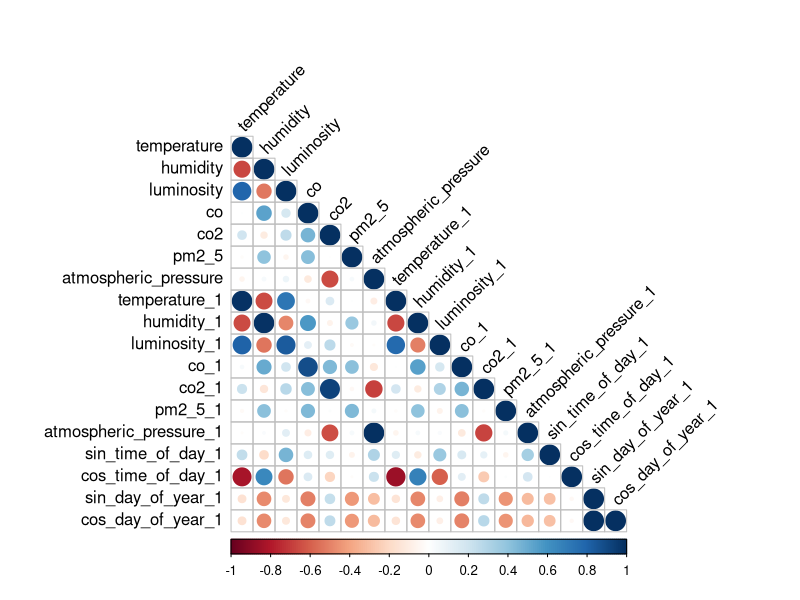
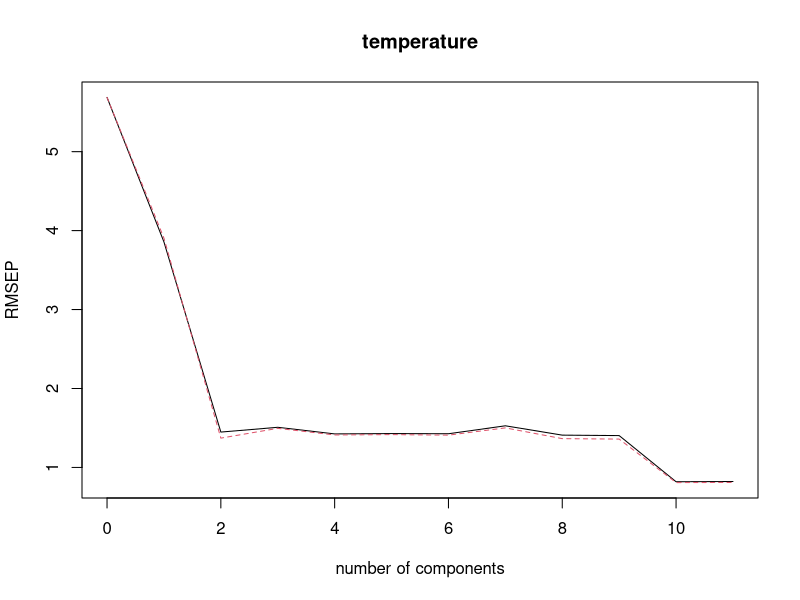
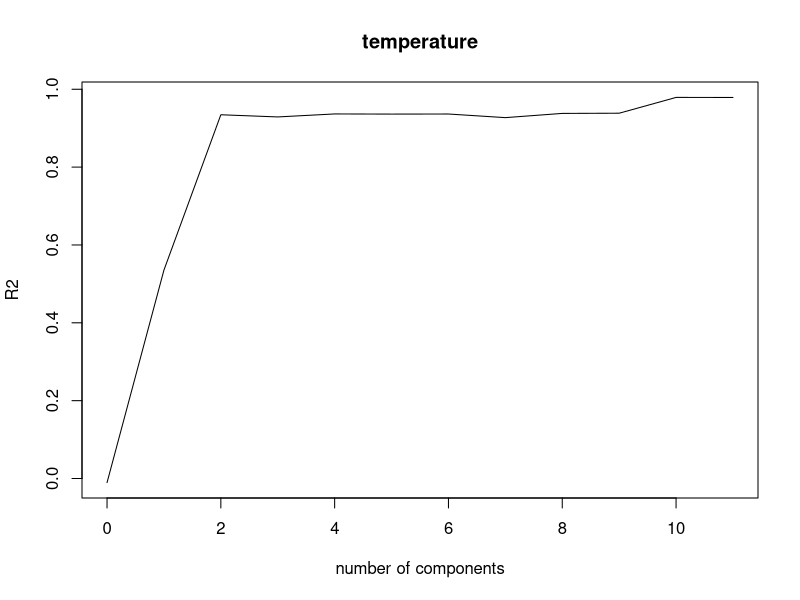
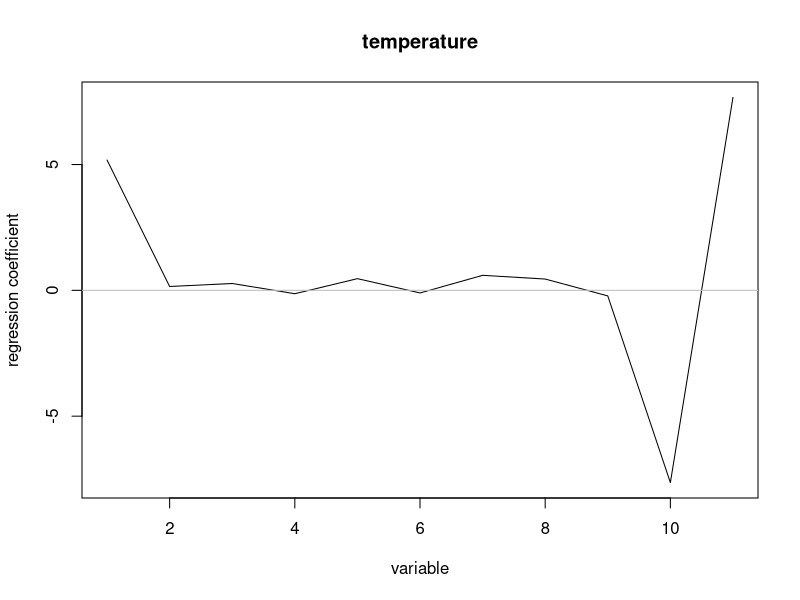
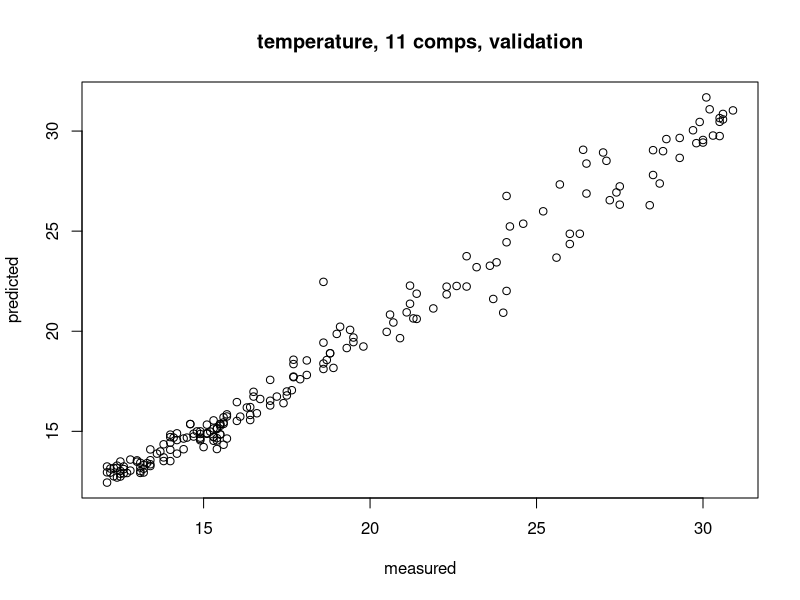
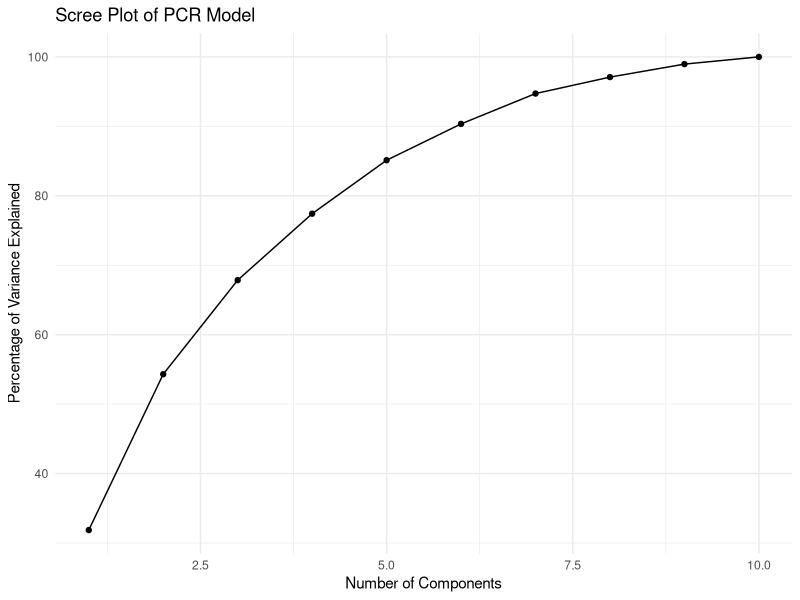
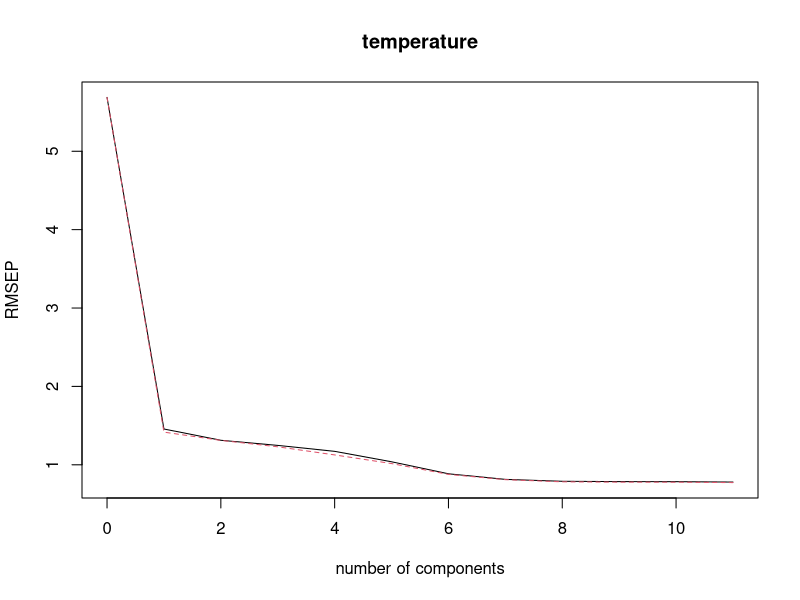
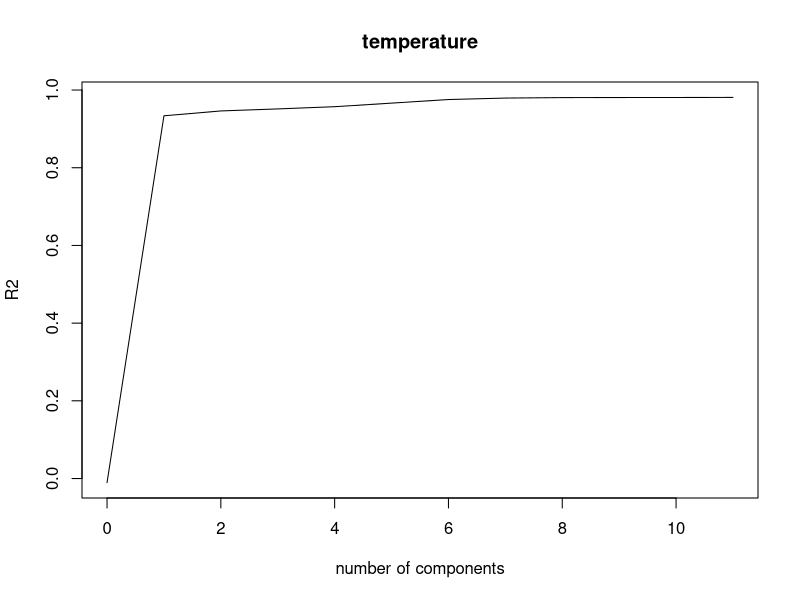

These charts were generated, in order, by the following R code:
setwd('C:\\Users\\user\\Desktop\\IoTFeds\\everweather_Imprv\\everW')
WorkingEnviroment <- setwd('C:\\Users\\user\\Desktop\\IoTFeds\\everweather_Imprv\\everW')
library(readxl)
library(corrplot)
library(leaps)
data <- read_excel("MyData1.xlsx")

summary(data)


# Extract numeric columns
numeric_columns <- sapply(data, is.numeric)
numeric_data <- data[, numeric_columns]
# Calculate the correlation matrix
cor_matrix <- cor(numeric_data)
# Visualize the correlation matrix using corrplot
corrplot(cor_matrix, method = "circle", type = 'lower', tl.col = "black", tl.srt = 45)



library(dplyr)
library(tidyr)
library(pls)

data <- data[, !names(data) %in% c('rain_percentage_2')]
# Splitting the dataframe
#train_set <- data[1:430, ]
#test_set <- data[(430:nrow(data)), ]
#data <- train_set

# Splitting the dataframe
train_set <- data[1:192, ]
test_set <- data[(192:nrow(data)), ]
data <- train_set


data1 <- data[, !names(data) %in% c('humidity', 'luminosity', 'co', 'co2', 'pm2_5', 'atmospheric_pressure')]
data2 <- data[, !names(data) %in% c('temperature', 'luminosity', 'co', 'co2', 'pm2_5', 'atmospheric_pressure')]
data3 <- data[, !names(data) %in% c('humidity', 'temperature', 'co', 'co2', 'pm2_5', 'atmospheric_pressure')]
data4 <- data[, !names(data) %in% c('humidity', 'luminosity', 'co', 'co2', 'pm2_5', 'temperature')]

#View(data2)

#Temperature

#PCR
set.seed(2)
pcr_fit2 = pcr(temperature~., data = data1, scale = TRUE, validation = "CV",segments=5)
validationplot(pcr_fit2, val.type = "RMSEP")
validationplot(pcr_fit2, val.type = 'R2')
#validationplot(pcr_fit2, val.type = 'MSEP')
summary(pcr_fit2)
coefplot(pcr_fit2)
predplot(pcr_fit2)

pcr_rmse <- RMSEP(pcr_fit2)$val
min(pcr_rmse)

# Load necessary library
library(ggplot2)

# Data for Scree Plot
components <- 1:10
variance_explained <- c(31.86,    54.31  ,  67.85  ,  77.42   , 85.12  ,  90.35   , 94.72  ,  97.09 ,   98.96 ,100.00)

# Create a data frame for ggplot
scree_data <- data.frame(Components = components, Variance = variance_explained)

# Generate the Scree Plot
ggplot(scree_data, aes(x = Components, y = Variance)) +
  geom_line() + 
  geom_point() + 
  theme_minimal() + 
  ggtitle("Scree Plot of PCR Model") + 
  xlab("Number of Components") + 
  ylab("Percentage of Variance Explained")

#PLS

set.seed(1)
pls_fit = plsr(temperature~., data = data1, scale = TRUE, validation = "CV",segments=5 )
summary(pls_fit)

validationplot(pls_fit, val.type = "RMSEP")
validationplot(pls_fit, val.type = 'R2')
#validationplot(pls_fit, val.type = 'MSEP')
coefplot(pls_fit)
predplot(pls_fit)
summary(pls_fit)
pls_rmse <- RMSEP(pls_fit)$val
min(pls_rmse)
#print("Minimum RMSE for PLSR:", min(pls_rmse))
# Load necessary library
library(ggplot2)

# Data for Scree Plot
components <- 1:10
variance_explained <- c(26.77   , 47.72 ,   64.74 ,   72.07 ,   76.98   , 84.16,    87.60,    93.57    ,97.98 ,   100.00)

# Create a data frame for ggplot
scree_data <- data.frame(Components = components, Variance = variance_explained)

# Generate the Scree Plot
ggplot(scree_data, aes(x = Components, y = Variance)) +
  geom_line() + 
  geom_point() + 
  theme_minimal() + 
  ggtitle("Scree Plot of PLS Model") + 
  xlab("Number of Components") + 
  ylab("Percentage of Variance Explained")


#Luminosity

#PCR

pcr_fit2 = pcr(luminosity~., data = data3, scale = TRUE, validation = "CV", segments=5)
validationplot(pcr_fit2, val.type = "RMSEP")
validationplot(pcr_fit2, val.type = 'R2')
#validationplot(pcr_fit2, val.type = 'MSEP')
summary(pcr_fit2)
coefplot(pcr_fit2)
predplot(pcr_fit2)
pcr_rmse <- RMSEP(pcr_fit2)$val
min(pcr_rmse)
#print("Minimum RMSE for PCR:", min(pcr_rmse))

# Load necessary library
library(ggplot2)

# Data for Scree Plot
components <- 1:10
variance_explained <- c(31.86   , 54.31   , 67.85  ,  77.42   , 85.12   , 90.35 ,   94.72  ,  97.09  ,  98.96 ,   100.00)

# Create a data frame for ggplot
scree_data <- data.frame(Components = components, Variance = variance_explained)

# Generate the Scree Plot
ggplot(scree_data, aes(x = Components, y = Variance)) +
  geom_line() + 
  geom_point() + 
  theme_minimal() + 
  ggtitle("Scree Plot of PCR Model") + 
  xlab("Number of Components") + 
  ylab("Percentage of Variance Explained")


#PLS

set.seed(1)
pls_fit = plsr(luminosity~., data = data3, scale = TRUE, validation = "CV",segments=5)
summary(pls_fit)

validationplot(pls_fit, val.type = "RMSEP")
validationplot(pls_fit, val.type = 'R2')
#validationplot(pls_fit, val.type = 'MSEP')
coefplot(pls_fit)
predplot(pls_fit)
pls_rmse <- RMSEP(pls_fit)$val
min(pls_rmse)
#print("Minimum RMSE for PLSR:", min(pls_rmse))

variance_explained <- c(28.49 ,   49.23   , 60.81   , 71.59  ,  77.85   , 83.18  ,  91.29  ,  94.19 ,   98.48 ,   100.00)

# Create a data frame for ggplot
scree_data <- data.frame(Components = components, Variance = variance_explained)

# Generate the Scree Plot
ggplot(scree_data, aes(x = Components, y = Variance)) +
  geom_line() + 
  geom_point() + 
  theme_minimal() + 
  ggtitle("Scree Plot of PLS Model") + 
  xlab("Number of Components") + 
  ylab("Percentage of Variance Explained")

#Humidity
#PCR
pcr_fit2 = pcr(humidity~., data = data2, scale = TRUE, validation = "CV", segments=5)
validationplot(pcr_fit2, val.type = "RMSEP")
validationplot(pcr_fit2, val.type = 'R2')
#validationplot(pcr_fit2, val.type = 'MSEP')
summary(pcr_fit2)
coefplot(pcr_fit2)
predplot(pcr_fit2)
pcr_rmse <- RMSEP(pcr_fit2)$val
min(pcr_rmse)
#print("Minimum RMSE for PCR:", min(pcr_rmse))

variance_explained <- c(31.86 ,   54.31 ,   67.85 ,   77.42    ,85.12,    90.35 ,   94.72 ,   97.09 ,   98.96 ,   100.00)

# Create a data frame for ggplot
scree_data <- data.frame(Components = components, Variance = variance_explained)

# Generate the Scree Plot
ggplot(scree_data, aes(x = Components, y = Variance)) +
  geom_line() + 
  geom_point() + 
  theme_minimal() + 
  ggtitle("Scree Plot of PCR Model") + 
  xlab("Number of Components") + 
  ylab("Percentage of Variance Explained")

#PLS

set.seed(1)
pls_fit = plsr(humidity~., data = data2, scale = TRUE, validation = "CV", segments=5)
summary(pls_fit)

validationplot(pls_fit, val.type = "RMSEP")
validationplot(pls_fit, val.type = 'R2')
#validationplot(pls_fit, val.type = 'MSEP')
coefplot(pls_fit)
predplot(pls_fit)
summary(pls_fit)
pls_rmse <- RMSEP(pls_fit)$val
min(pls_rmse)

variance_explained <- c(30.08  ,  42.52   , 54.86  ,  71.28  ,  79.66 ,   85.15  ,  92.07   , 95.08  ,  98.22 ,   100.00)

# Create a data frame for ggplot
scree_data <- data.frame(Components = components, Variance = variance_explained)

# Generate the Scree Plot
ggplot(scree_data, aes(x = Components, y = Variance)) +
  geom_line() + 
  geom_point() + 
  theme_minimal() + 
  ggtitle("Scree Plot of PLS Model") + 
  xlab("Number of Components") + 
  ylab("Percentage of Variance Explained")

#Atmospheric_pressure

#PCR
pcr_fit2 = pcr(atmospheric_pressure~., data = data4, scale = TRUE, validation = "CV", segments=5)
validationplot(pcr_fit2, val.type = "RMSEP")
validationplot(pcr_fit2, val.type = 'R2')
#validationplot(pcr_fit2, val.type = 'MSEP')
summary(pcr_fit2)
coefplot(pcr_fit2)
predplot(pcr_fit2)
pcr_rmse <- RMSEP(pcr_fit2)$val
min(pcr_rmse)
#print("Minimum RMSE for PCR:", min(pcr_rmse))
variance_explained <- c(31.86  ,  54.31   , 67.85 ,   77.42   , 85.12 ,   90.35 ,   94.72   , 97.09 ,   98.96 , 100.00)

# Create a data frame for ggplot
scree_data <- data.frame(Components = components, Variance = variance_explained)

# Generate the Scree Plot
ggplot(scree_data, aes(x = Components, y = Variance)) +
  geom_line() + 
  geom_point() + 
  theme_minimal() + 
  ggtitle("Scree Plot of PCR Model") + 
  xlab("Number of Components") + 
  ylab("Percentage of Variance Explained")

#PLS

set.seed(1)
pls_fit = plsr(atmospheric_pressure~., data = data4, scale = TRUE, validation = "CV", segments=5)
summary(pls_fit)

validationplot(pls_fit, val.type = "RMSEP")
validationplot(pls_fit, val.type = 'R2')
#validationplot(pls_fit, val.type = 'MSEP')
coefplot(pls_fit)
predplot(pls_fit)
summary(pls_fit)
pls_rmse <- RMSEP(pls_fit)$val
#print("Minimum RMSE for PLSR:", min(pls_rmse))
min(pls_rmse)

variance_explained <- c(29.25 ,   48.54   , 59.91   , 70.71 ,   77.97   , 83.45   , 91.42 ,   96.69   , 98.78 ,  100.00)

# Create a data frame for ggplot
scree_data <- data.frame(Components = components, Variance = variance_explained)

# Generate the Scree Plot
ggplot(scree_data, aes(x = Components, y = Variance)) +
  geom_line() + 
  geom_point() + 
  theme_minimal() + 
  ggtitle("Scree Plot of PLS Model") + 
  xlab("Number of Components") + 
  ylab("Percentage of Variance Explained")



test <- test_set
test1 <- test[, !names(test) %in% c('humidity', 'luminosity', 'co', 'co2', 'pm2_5', 'atmospheric_pressure')]
test2 <- test[, !names(test) %in% c('temperature', 'luminosity', 'co', 'co2', 'pm2_5', 'atmospheric_pressure')]
test3 <- test[, !names(test) %in% c('humidity', 'temperature', 'co', 'co2', 'pm2_5', 'atmospheric_pressure')]
test4 <- test[, !names(test) %in% c('humidity', 'luminosity', 'co', 'co2', 'pm2_5', 'temperature')]

pcr_model <- pcr(temperature~., data = data1,scale =TRUE, validation = "CV", segments=5)
pcr_pred <- predict(pcr_model, test1, ncomp =10)
y_test <- test1[, 1]
pcr_pred_numeric <- unlist(pcr_pred)
y_test_numeric <- unlist(y_test)
sqrt(mean((as.numeric(pcr_pred_numeric) - as.numeric(y_test_numeric))^2))


combined_data1 <- rbind(data1, test1)
# Number of predictions
num_predictions <- length(pcr_pred)
# Initialize the temp_pred column with NAs
combined_data1$temp_pred <- NA
# Replace the last num_predictions values in temp_pred with your PCR predictions
combined_data1[(nrow(combined_data1) - num_predictions + 1):nrow(combined_data1), "temp_pred"] <- pcr_pred

# Load necessary library
library(ggplot2)
# Create a dataframe for plotting
plot_data <- data.frame(Index = 1:nrow(combined_data1), 
                        Temperature = combined_data1$temperature, 
                        Temp_Pred = combined_data1$temp_pred)

# Generate the plot
ggplot(plot_data, aes(x = Index)) +
  geom_line(aes(y = Temperature, colour = "Actual Temperature")) +
  geom_line(aes(y = Temp_Pred, colour = "Predicted Temperature")) +
  theme_minimal() +
  labs(title = "Temperature vs Predicted Temperature", 
       x = "Index", 
       y = "Temperature") +
  scale_colour_manual("", 
                      breaks = c("Actual Temperature", "Predicted Temperature"),
                      values = c("blue", "red"))




pcr_model <- pcr(humidity~., data = data2,scale =TRUE, validation = "CV", segments=5)
pcr_pred <- predict(pcr_model, test2, ncomp = 10)
y_test <- test2[, 1]
pcr_pred_numeric <- unlist(pcr_pred)
y_test_numeric <- unlist(y_test)
sqrt(mean((as.numeric(pcr_pred_numeric) - as.numeric(y_test_numeric))^2))

combined_data2 <- rbind(data2, test2)
# Assuming combined_data is your combined dataframe and pcr_pred is your PCR predictions

# Number of predictions
num_predictions <- length(pcr_pred)

# Initialize the temp_pred column with NAs
combined_data2$hum_pred <- NA

# Replace the last num_predictions values in temp_pred with your PCR predictions
combined_data2[(nrow(combined_data2) - num_predictions + 1):nrow(combined_data2), "hum_pred"] <- pcr_pred

# Load necessary library
library(ggplot2)

# Create a dataframe for plotting
plot_data <- data.frame(Index = 1:nrow(combined_data2), 
                        Humidity = combined_data2$humidity, 
                        Hum_Pred = combined_data2$hum_pred)

# Generate the plot
ggplot(plot_data, aes(x = Index)) +
  geom_line(aes(y = Humidity, colour = "Actual Humidity")) +
  geom_line(aes(y = Hum_Pred, colour = "Predicted Humidity")) +
  theme_minimal() +
  labs(title = "Humidity vs Predicted Humidity", 
       x = "Index", 
       y = "Humidity") +
  scale_colour_manual("", 
                      breaks = c("Actual Humidity", "Predicted Humidity"),
                      values = c("blue", "red"))


pcr_model <- pcr(luminosity~., data = data3,scale =TRUE, validation = "CV",segments=5)
pcr_pred <- predict(pcr_model, test3, ncomp =7)
y_test <- test3[, 1]
pcr_pred_numeric <- unlist(pcr_pred)
#There is no negative lum
pcr_pred_numeric[pcr_pred_numeric < 0] <- 0
y_test_numeric <- unlist(y_test)
sqrt(mean((as.numeric(pcr_pred_numeric) - as.numeric(y_test_numeric))^2))

combined_data3 <- rbind(data3, test3)
# Assuming combined_data is your combined dataframe and pcr_pred is your PCR predictions

# Number of predictions
num_predictions <- length(pcr_pred)

# Initialize the temp_pred column with NAs
combined_data3$lum_pred <- NA

# Replace the last num_predictions values in temp_pred with your PCR predictions
combined_data3[(nrow(combined_data3) - num_predictions + 1):nrow(combined_data3), "lum_pred"] <- pcr_pred_numeric

# Load necessary library
library(ggplot2)

# Create a dataframe for plotting
plot_data <- data.frame(Index = 1:nrow(combined_data3), 
                        Luminosity = combined_data3$luminosity, 
                        Lum_Pred = combined_data3$lum_pred)

# Generate the plot
ggplot(plot_data, aes(x = Index)) +
  geom_line(aes(y = Luminosity, colour = "Actual Luminosity")) +
  geom_line(aes(y = Lum_Pred, colour = "Predicted Luminosity")) +
  theme_minimal() +
  labs(title = "Luminosity vs Predicted Luminosity", 
       x = "Index", 
       y = "Luminosity") +
  scale_colour_manual("", 
                      breaks = c("Actual Luminosity", "Predicted Luminosity"),
                      values = c("blue", "red"))


pcr_model <- pcr(atmospheric_pressure~., data = data4,scale =TRUE, validation = "CV",segments=5)
pcr_pred <- predict(pcr_model, test4, ncomp = 9)
y_test <- test4[, 1]
pcr_pred_numeric <- unlist(pcr_pred)
y_test_numeric <- unlist(y_test)
sqrt(mean((as.numeric(pcr_pred_numeric) - as.numeric(y_test_numeric))^2))


combined_data4 <- rbind(data4, test4)
# Assuming combined_data is your combined dataframe and pcr_pred is your PCR predictions

# Number of predictions
num_predictions <- length(pcr_pred)

# Initialize the temp_pred column with NAs
combined_data4$temp_pred <- NA

# Replace the last num_predictions values in temp_pred with your PCR predictions
combined_data4[(nrow(combined_data4) - num_predictions + 1):nrow(combined_data4), "atm_pred"] <- pcr_pred

# Load necessary library
library(ggplot2)

# Create a dataframe for plotting
plot_data <- data.frame(Index = 1:nrow(combined_data4), 
                        atmospheric_pressure = combined_data4$atmospheric_pressure, 
                        atm_Pred = combined_data4$atm_pred)

# Generate the plot
ggplot(plot_data, aes(x = Index)) +
  geom_line(aes(y = atmospheric_pressure, colour = "Actual atmospheric_pressure")) +
  geom_line(aes(y = atm_Pred, colour = "Predicted atmospheric_pressure")) +
  theme_minimal() +
  labs(title = "atmospheric_pressure vs Predicted atmospheric_pressure", 
       x = "Index", 
       y = "atmospheric_pressure") +
  scale_colour_manual("", 
                      breaks = c("Actual atmospheric_pressure", "Predicted atmospheric_pressure"),
                      values = c("blue", "red"))

pls_model = plsr(temperature~., data = data1, scale =TRUE, validation = "CV")
pls_pred <- predict(pls_model, test1, ncomp =8)
y_test <- test1[, 1]
pls_pred_numeric <- unlist(pls_pred)
y_test_numeric <- unlist(y_test)
sqrt(mean((as.numeric(pls_pred_numeric) - as.numeric(y_test_numeric))^2))

# Number of predictions
num_predictions <- length(pls_pred)

# Initialize the temp_pred column with NAs
combined_data1$temp_pred2 <- NA

# Replace the last num_predictions values in temp_pred with your PCR predictions
combined_data1[(nrow(combined_data1) - num_predictions + 1):nrow(combined_data1), "temp_pred2"] <- pls_pred

# Load necessary library
library(ggplot2)

# Create a dataframe for plotting
plot_data <- data.frame(Index = 1:nrow(combined_data1), 
                        Temperature = combined_data1$temperature, 
                        Temp_Pred = combined_data1$temp_pred)

# Generate the plot
ggplot(plot_data, aes(x = Index)) +
  geom_line(aes(y = Temperature, colour = "Actual Temperature")) +
  geom_line(aes(y = Temp_Pred, colour = "Predicted Temperature")) +
  theme_minimal() +
  labs(title = "Temperature vs Predicted Temperature", 
       x = "Index", 
       y = "Temperature") +
  scale_colour_manual("", 
                      breaks = c("Actual Temperature", "Predicted Temperature"),
                      values = c("blue", "red"))



pls_model = plsr(humidity~., data = data2, scale =TRUE, validation = "CV")
pls_pred <- predict(pls_model, test2, ncomp = 8)
y_test <- test2[, 1]
pls_pred_numeric <- unlist(pls_pred)
y_test_numeric <- unlist(y_test)
sqrt(mean((as.numeric(pls_pred_numeric) - as.numeric(y_test_numeric))^2))

combined_data2$hum_pred2 <- NA
combined_data2[(nrow(combined_data2) - num_predictions + 1):nrow(combined_data2), "hum_pred2"] <- pls_pred
library(ggplot2)
plot_data <- data.frame(Index = 1:nrow(combined_data2), 
                        Humidity = combined_data2$humidity, 
                        Hum_Pred = combined_data2$hum_pred2)

ggplot(plot_data, aes(x = Index)) +
  geom_line(aes(y = Humidity, colour = "Actual Humidity")) +
  geom_line(aes(y = Hum_Pred, colour = "Predicted Humidity")) +
  theme_minimal() +
  labs(title = "Humidity vs Predicted Humidity", 
       x = "Index", 
       y = "Humidity") +
  scale_colour_manual("", 
                      breaks = c("Actual Humidity", "Predicted Humidity"),
                      values = c("blue", "red"))

pls_model = plsr(luminosity~., data = data3, scale =TRUE, validation = "CV")
pls_pred <- predict(pls_model, test3, ncomp = 4)
y_test <- test3[, 1]
pls_pred_numeric <- unlist(pls_pred)
y_test_numeric <- unlist(y_test)
pls_pred_numeric[pls_pred_numeric < 0] <- 0
sqrt(mean((as.numeric(pls_pred_numeric) - as.numeric(y_test_numeric))^2))

combined_data3$lum_pred2 <- NA
combined_data3[(nrow(combined_data3) - num_predictions + 1):nrow(combined_data3), "lum_pred2"] <- pls_pred_numeric
library(ggplot2)

plot_data <- data.frame(Index = 1:nrow(combined_data3), 
                        Luminosity = combined_data3$luminosity, 
                        Lum_Pred = combined_data3$lum_pred2)

ggplot(plot_data, aes(x = Index)) +
  geom_line(aes(y = Luminosity, colour = "Actual Luminosity")) +
  geom_line(aes(y = Lum_Pred, colour = "Predicted Luminosity")) +
  theme_minimal() +
  labs(title = "Luminosity vs Predicted Luminosity", 
       x = "Index", 
       y = "Luminosity") +
  scale_colour_manual("", 
                      breaks = c("Actual Luminosity", "Predicted Luminosity"),
                      values = c("blue", "red"))

pls_model = plsr(atmospheric_pressure~., data = data4, scale =TRUE, validation = "CV")
pls_pred <- predict(pls_model, test4, ncomp = 8)
y_test <- test4[, 1]
pls_pred_numeric <- unlist(pls_pred)
y_test_numeric <- unlist(y_test)
sqrt(mean((as.numeric(pls_pred_numeric) - as.numeric(y_test_numeric))^2))

num_predictions <- length(pls_pred)
# Initialize the temp_pred column with NAs
combined_data4$atm_pred2 <- NA

# Replace the last num_predictions values in temp_pred with your PCR predictions
combined_data4[(nrow(combined_data4) - num_predictions + 1):nrow(combined_data4), "atm_pred2"] <- pls_pred

# Load necessary library
library(ggplot2)

# Create a dataframe for plotting
plot_data <- data.frame(Index = 1:nrow(combined_data4), 
                        atmospheric_pressure = combined_data4$atmospheric_pressure, 
                        atm_Pred = combined_data4$atm_pred2)

# Generate the plot
ggplot(plot_data, aes(x = Index)) +
  geom_line(aes(y = atmospheric_pressure, colour = "Actual atmospheric_pressure")) +
  geom_line(aes(y = atm_Pred, colour = "Predicted atmospheric_pressure")) +
  theme_minimal() +
  labs(title = "atmospheric_pressure vs Predicted atmospheric_pressure", 
       x = "Index", 
       y = "atmospheric_pressure") +
  scale_colour_manual("", 
                      breaks = c("Actual atmospheric_pressure", "Predicted atmospheric_pressure"),
                      values = c("blue", "red"))
#save.image()
#savehistory()
